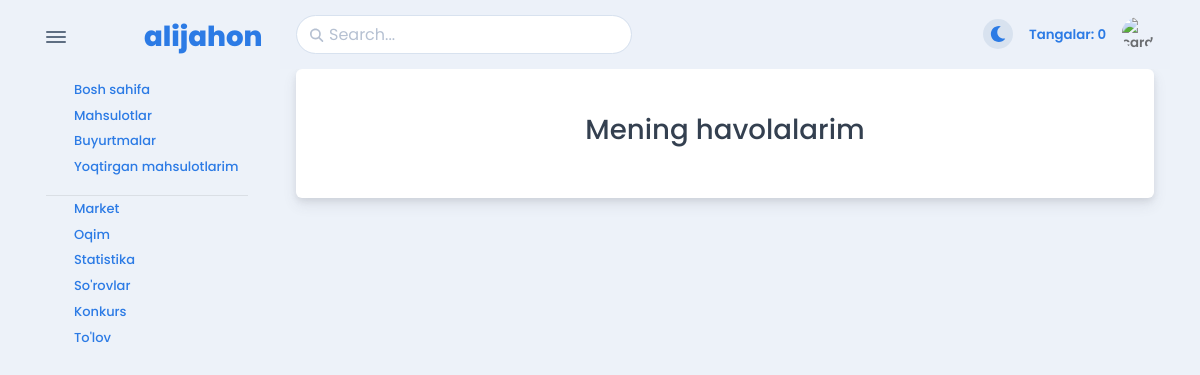
/admin-page/urls/ (signed in), run on an earlier commit of the app's database.
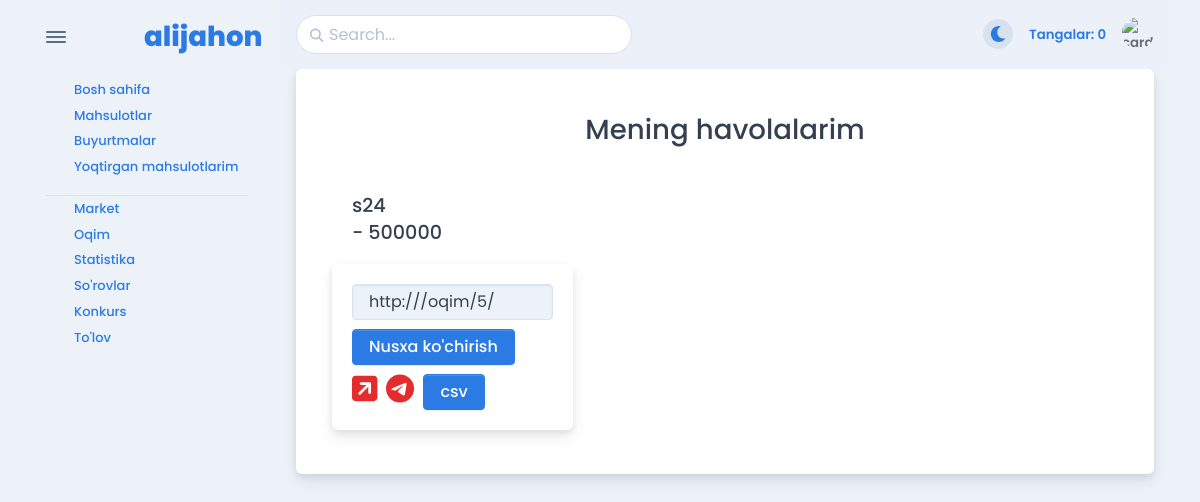
And on a later commit of the database.
### apps/models/shop.py (models this page shows, shortened)
class Stream(TimeBaseModel):
    name = CharField(verbose_name="Oqim Nomi", max_length=255)
    discount = IntegerField(verbose_name="Oqimning Chegirma Narhi", db_default=0)
    owner = ForeignKey('apps.User', CASCADE, verbose_name="Oqim Egasi")
    product = ForeignKey('apps.Product', CASCADE, verbose_name="Oqimning Mahsuloti")
    visit_count = PositiveIntegerField(verbose_name='Tashriflar Soni', default=0)

### apps/views/streams.py (the view)
# urls.py: path('admin-page/urls/', StreamListView.as_view(), name='stream_list'),
class StreamListView(LoginRequiredMixin, ListView):
    model = Stream
    template_name = 'apps/admin-page/stream.html'
    context_object_name = 'streams'
    def get_queryset(self):
        qs = super().get_queryset()
        qs = qs.filter(owner=self.request.user)
        return qs

### templates/apps/admin-page/stream.html (shortened to what this page needs)
{% extends 'apps/base.html' %}
{% block content %}
    <div class="card mb-3">
        <div class="card-body">
            <div class="container">
                <br>
                <h3 class="text-center"> Mening havolalarim </h3>
                <br>
                <div class="row">
                    {% for stream in streams %}
                        <div class="col-sm-4">
                            <div class="card-header">
                                <h5>{{ stream.name }}</h5>
                                <h5>- {{ stream.discount }}</h5>
                            </div>
                            <div class="card">
                                <div class="card-body" style="position: relative;">
                                    <div class="form-group">
                                        <input type="text" id="copy_url" value="{{ request.scheme }}://{{ request.headers.host }}{% url 'stream_product' stream.pk %}" readonly
                                               class="ref_link form-control">
                                    </div>
                                    <button class="copy_ref_bn btn btn-primary"
                                            style="float:left; margin-right:9px; margin-top: 9px;">Nusxa ko'chirish
                                    </button>
                                    <a href="{% url 'stream_product' stream.pk %}" target="_blank"><i
                                            class="fa-solid fa-square-arrow-up-right"
                                            style="font-size: 29px; float:left; color:#e52c2c; margin-top: 9px; margin-right:9px;"></i></a>
                                    <a href="https://t.me/AlijahonBot?start=order_69950" target="_blank"><i
                                            class="fa-brands fa-telegram"
                                            style="font-size: 29px; float:left; color:#e52c2c; margin-top: 9px;"></i></a>
                                    <button class="btn btn-primary btn_open_modal" type="button"
                                            data-bs-toggle="modal"
                                            style="float:left; margin-right:9px; margin-left: 9px; margin-top: 9px;"
                                            data-bs-target="#exampleModal" name="69950">
                                        csv
                                    </button>
                                </div>
                            </div>
                            <br>
                        </div>
                    {% endfor %}
                </div>
            </div>
        </div>
    </div>
{% endblock %}

What changed in the data, as far as the page shows it:
added Stream: name "s24", discount "500000", id "http:///oqim/5/"
